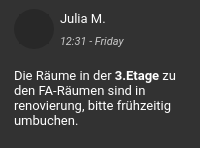
                             <widget class="QWidget" name="widget_11" native="true">
                              <property name="sizePolicy">
                               <sizepolicy hsizetype="Preferred" vsizetype="Maximum">
                                <horstretch>0</horstretch>
                                <verstretch>0</verstretch>
                               </sizepolicy>
                              </property>
                              <property name="styleSheet">
                               <string notr="true">background-color: rgb(50, 50, 50);
border-top-left-radius: 20px;
border-bottom-left-radius: 20px;</string>
                              </property>
                              <layout class="QVBoxLayout" name="verticalLayout_16">
                               <property name="spacing">
                                <number>0</number>
                               </property>
                               <property name="leftMargin">
                                <number>5</number>
                               </property>
                               <property name="topMargin">
                                <number>0</number>
                               </property>
                               <property name="rightMargin">
                                <number>5</number>
                               </property>
                               <property name="bottomMargin">
                                <number>10</number>
                               </property>
                               <item>
                                <widget class="QWidget" name="widget_12" native="true">
                                 <layout class="QHBoxLayout" name="horizontalLayout_4">
                                  <item>
                                   <widget class="QWidget" name="widget_13" native="true">
                                    <property name="minimumSize">
                                     <size>
                                      <width>40</width>
                                      <height>40</height>
                                     </size>
                                    </property>
                                    <property name="maximumSize">
                                     <size>
                                      <width>40</width>
                                      <height>40</height>
                                     </size>
                                    </property>
                                    <property name="styleSheet">
                                     <string notr="true">background-color: rgb(40, 40, 40);
border-radius: 20px;</string>
                                    </property>
                                    <layout class="QGridLayout" name="gridLayout_5">
                                     <property name="leftMargin">
                                      <number>0</number>
                                     </property>
                                     <property name="topMargin">
                                      <number>0</number>
                                     </property>
                                     <property name="rightMargin">
                                      <number>0</number>
                                     </property>
                                     <property name="bottomMargin">
                                      <number>0</number>
                                     </property>
                                     <item row="0" column="0">
                                      <widget class="QLabel" name="label_13">
                                       <property name="minimumSize">
                                        <size>
                                         <width>30</width>
                                         <height>30</height>
                                        </size>
                                       </property>
                                       <property name="maximumSize">
                                        <size>
                                         <width>30</width>
                                         <height>30</height>
                                        </size>
                                       </property>
                                       <property name="styleSheet">
                                        <string notr="true">border-radius: 20px;</string>
                                       </property>
                                       <property name="text">
                                        <string/>
                                       </property>
                                       <property name="pixmap">
                                        <pixmap>resources/images/icons8-female-user-100.png</pixmap>
                                       </property>
                                       <property name="scaledContents">
                                        <bool>true</bool>
                                       </property>
                                      </widget>
                                     </item>
                                    </layout>
                                   </widget>
                                  </item>
                                  <item>
                                   <widget class="QWidget" name="widget_14" native="true">
                                    <layout class="QVBoxLayout" name="verticalLayout_17">
                                     <property name="spacing">
                                      <number>5</number>
                                     </property>
                                     <property name="leftMargin">
                                      <number>0</number>
                                     </property>
                                     <property name="topMargin">
                                      <number>0</number>
                                     </property>
                                     <property name="rightMargin">
                                      <number>0</number>
                                     </property>
                                     <property name="bottomMargin">
                                      <number>0</number>
                                     </property>
                                     <item>
                                      <widget class="QLabel" name="label_14">
                                       <property name="font">
                                        <font>
                                         <family>Roboto</family>
                                         <pointsize>10</pointsize>
                                        </font>
                                       </property>
                                       <property name="styleSheet">
                                        <string notr="true">color: rgb(255, 255, 255);</string>
                                       </property>
                                       <property name="text">
                                        <string>Julia M.</string>
                                       </property>
                                      </widget>
                                     </item>
                                     <item>
                                      <widget class="QLabel" name="label_15">
                                       <property name="font">
                                        <font>
                                         <family>Roboto</family>
                                         <pointsize>8</pointsize>
                                         <italic>true</italic>
                                        </font>
                                       </property>
                                       <property name="styleSheet">
                                        <string notr="true">color: rgb(200, 200, 200);</string>
                                       </property>
                                       <property name="text">
                                        <string>12:31 - Friday</string>
                                       </property>
                                      </widget>
                                     </item>
                                    </layout>
                                   </widget>
                                  </item>
                                 </layout>
                                </widget>
                               </item>
                               <item>
                                <widget class="QWidget" name="widget_15" native="true">
                                 <property name="minimumSize">
                                  <size>
                                   <width>0</width>
                                   <height>20</height>
                                  </size>
                                 </property>
                                 <layout class="QVBoxLayout" name="verticalLayout_18">
                                  <item>
                                   <widget class="QLabel" name="label_16">
                                    <property name="font">
                                     <font>
                                      <family>Roboto</family>
                                      <pointsize>10</pointsize>
                                     </font>
                                    </property>
                                    <property name="styleSheet">
                                     <string notr="true">color: rgb(255, 255, 255);</string>
                                    </property>
                                    <property name="text">
                                     <string>&lt;html&gt;&lt;head/&gt;&lt;body&gt;&lt;p&gt;Die Räume in der &lt;span style=&quot; font-weight:600;&quot;&gt;3.Etage&lt;/span&gt; zu den FA-Räumen sind in renovierung, bitte frühzeitig umbuchen.&lt;/p&gt;&lt;/body&gt;&lt;/html&gt;</string>
                                    </property>
                                    <property name="textFormat">
                                     <enum>Qt::RichText</enum>
                                    </property>
                                    <property name="wordWrap">
                                     <bool>true</bool>
                                    </property>
                                   </widget>
                                  </item>
                                 </layout>
                                </widget>
                               </item>
                              </layout>
                             </widget>
